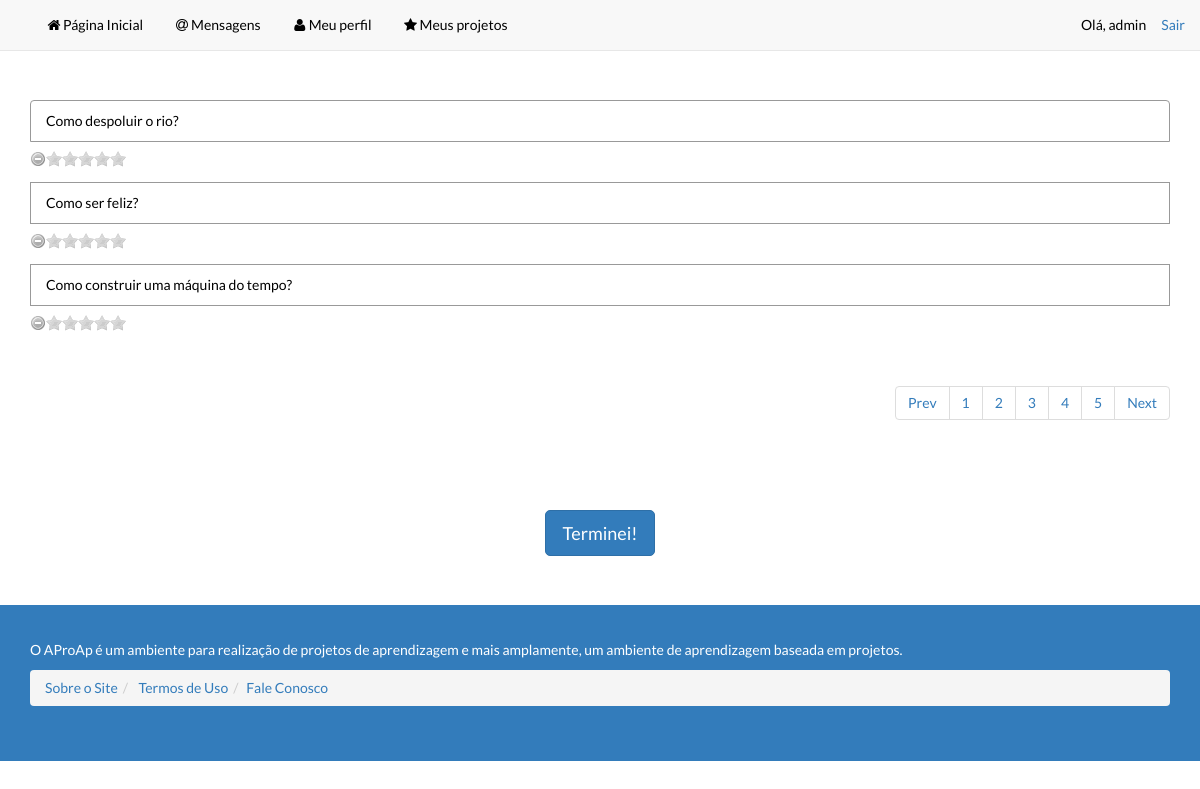
The app's page /projeto/turma-unesc-iii-periodo-si/votar/ (signed in) with its own data.
### aproap/models.py (models this page shows)
class ideaDeQuestao(models.Model):
    espaco = models.ForeignKey(espacoProjeto)
    usuario = models.CharField(max_length=100)
    texto = models.CharField(max_length=200)
    def __unicode__(self):
        return self.texto

### aproap/views.py (the view)
# urls.py: url(r'^projeto/(?P<slug>[\w-]+)/votar/$', 'aproap.views.votarIdeia', name='votar'),
@login_required
def votarIdeia(request, slug):
    pk = espacoProjeto.objects.get(slugProjeto=slug).id
    questoes = ideaDeQuestao.objects.filter(espaco=pk)
    jaVotadas = votosQuestao.objects.filter(usuario=request.user.username)
    listaQuestoesValidas = questoes.exclude(votosquestao__in=jaVotadas)
    context = dict(questoes=listaQuestoesValidas, idEspaco=pk)
    c = RequestContext(request, context)
    return render_to_response('votarIdeias.html', c)

### aproap/templates/votarIdeias.html (shortened to what this page needs)
{% load staticfiles %}
{%include "header.html" %}
<div class="section" id="questoes">
    <div class="container">
        <div class="row">
            <div class="col-md-12">
                <ul class="list-group">
                    {% for questao in questoes %}
                    <li class="list-group-item">{{ questao }}</li>
                    <div class="row">
			            <div class='col-sm-5'>
				           <div class="form-group">
					            <p>
                                    <div data-productid="{{ questao.id }}" class="rateit"></div>
					            </p>
				           </div>
			            </div>
		            </div>
                   {% endfor %}
                </ul>
            </div>
        </div>
    <div class="row">
            <div class="col-md-12 text-right">
                <ul class="pagination">
                    <li><a href="#">Prev</a></li>
                    <li><a href="#">1</a></li>
                    <li><a href="#">2</a></li>
                    <li><a href="#">3</a></li>
                    <li><a href="#">4</a></li>
                    <li><a href="#">5</a></li>
                    <li><a href="#">Next</a></li>
                </ul>
            </div>
        </div>
    </div>
</div>
<form class="ok" method="post" action="/terminar_etapa2/{{ idEspaco }}/">
<div class="section">
    <div class="container">
        <div class="row">
        <div class="col-md-12 text-center">
            <button type="submit" class="btn btn-lg btn-primary">Terminei!</button>
        </div>
       </div>
    </div>
</div>
</form>
{%include "footer.html" %}

### aproap/templates/header.html (shortened to what this page needs)
{% load static %}
<html><head>
        <link href="{% static 'static/css/font-awesome.min.css' %}" rel="stylesheet">
        <link href="{% static 'static/css/bootstrap.css' %}" rel="stylesheet">
        <link href="{% static 'static/css/litetooltip.min.css' %}" rel="stylesheet">
        <link href="{% static 'static/css/rateit.css' %}" rel="stylesheet">
    </head><body>
  <body>
    <div class="navbar navbar-default navbar-static-top">
      <div class="container">
        <div class="collapse navbar-collapse" id="navbar-ex-collapse">
          <p class="navbar-right navbar-text"><a href="/logout/">Sair </a></p>
          <ul class="nav navbar-left navbar-nav">
            <li class="">
              <a href="/espacos/"><i class="fa fa-fw fa-home"></i>Página Inicial</a>
            </li>
            <li>
              <a href="#"><i class="fa fa-fw fa-at"></i>Mensagens</a>
            </li>
            <li>
              <a href="/perfil/{{ user.username }}/"><i class="fa fa-fw fa-user"></i>Meu perfil</a>
            </li>
            <li>
              <a href="#"><i class="fa fa-star fa-fw"></i>Meus projetos</a>
            </li>
          </ul>
          {% if user.is_authenticated %}
              <p class="navbar-text navbar-right">Olá, {{ user.username }} </p>
          {% else %}
              <p class="navbar-text navbar-right">Olá!
                  <a href="#" class="navbar-link" data-toggle="modal" data-target="#login">você pode se logar aqui</a>
              </p>
          {% endif %}
        </div>
      </div>
    </div>

### static/css/rateit.css (style rules this page uses)
.rateit { display: -moz-inline-box; display: inline-block; position: relative; -webkit-user-select: none; -khtml-user-select: none; -moz-user-select: none; -o-user-select: none; -ms-user-select: none; user-select: none; -webkit-touch-callout: none; }

### records on screen
ideaDeQuestao: texto "Como despoluir o rio?"
ideaDeQuestao: texto "Como ser feliz?"
ideaDeQuestao: texto "Como construir uma máquina do tempo?"

### other values on screen
{{ user.username }} "admin"
